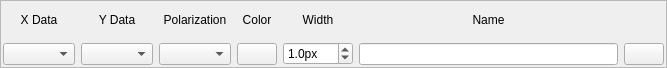
<?xml version="1.0" encoding="UTF-8"?>
<ui version="4.0">
 <class>RectTraceSettings</class>
 <widget class="QWidget" name="RectTraceSettings">
  <property name="geometry">
   <rect>
    <x>0</x>
    <y>0</y>
    <width>667</width>
    <height>68</height>
   </rect>
  </property>
  <property name="windowTitle">
   <string>Form</string>
  </property>
  <layout class="QVBoxLayout" name="verticalLayout_8">
   <property name="leftMargin">
    <number>0</number>
   </property>
   <property name="topMargin">
    <number>0</number>
   </property>
   <property name="rightMargin">
    <number>0</number>
   </property>
   <property name="bottomMargin">
    <number>0</number>
   </property>
   <item>
    <widget class="QFrame" name="frame">
     <property name="frameShape">
      <enum>QFrame::StyledPanel</enum>
     </property>
     <property name="frameShadow">
      <enum>QFrame::Raised</enum>
     </property>
     <layout class="QHBoxLayout" name="horizontalLayout">
      <property name="leftMargin">
       <number>2</number>
      </property>
      <property name="topMargin">
       <number>2</number>
      </property>
      <property name="rightMargin">
       <number>2</number>
      </property>
      <property name="bottomMargin">
       <number>2</number>
      </property>
      <item>
       <layout class="QVBoxLayout" name="verticalLayout">
        <item>
         <widget class="QLabel" name="label">
          <property name="text">
           <string>X Data</string>
          </property>
          <property name="alignment">
           <set>Qt::AlignCenter</set>
          </property>
         </widget>
        </item>
        <item>
         <widget class="QComboBox" name="x_var_cb"/>
        </item>
       </layout>
      </item>
      <item>
       <layout class="QVBoxLayout" name="verticalLayout_2">
        <item>
         <widget class="QLabel" name="label_4">
          <property name="text">
           <string>Y Data</string>
          </property>
          <property name="alignment">
           <set>Qt::AlignCenter</set>
          </property>
         </widget>
        </item>
        <item>
         <widget class="QComboBox" name="y_var_cb"/>
        </item>
       </layout>
      </item>
      <item>
       <layout class="QVBoxLayout" name="verticalLayout_6">
        <item>
         <widget class="QLabel" name="label_6">
          <property name="text">
           <string>Polarization</string>
          </property>
          <property name="alignment">
           <set>Qt::AlignCenter</set>
          </property>
         </widget>
        </item>
        <item>
         <widget class="QComboBox" name="y_var_cb_2"/>
        </item>
       </layout>
      </item>
      <item>
       <layout class="QVBoxLayout" name="verticalLayout_3">
        <item>
         <widget class="QLabel" name="label_2">
          <property name="text">
           <string>Color</string>
          </property>
          <property name="alignment">
           <set>Qt::AlignCenter</set>
          </property>
         </widget>
        </item>
        <item>
         <widget class="ColorButton" name="trace_color_btn">
          <property name="text">
           <string/>
          </property>
         </widget>
        </item>
       </layout>
      </item>
      <item>
       <layout class="QVBoxLayout" name="verticalLayout_4">
        <item>
         <widget class="QLabel" name="label_3">
          <property name="text">
           <string>Width</string>
          </property>
          <property name="alignment">
           <set>Qt::AlignCenter</set>
          </property>
         </widget>
        </item>
        <item>
         <widget class="QDoubleSpinBox" name="trace_width_dsb">
          <property name="suffix">
           <string>px</string>
          </property>
          <property name="decimals">
           <number>1</number>
          </property>
          <property name="value">
           <double>1.000000000000000</double>
          </property>
         </widget>
        </item>
       </layout>
      </item>
      <item>
       <layout class="QVBoxLayout" name="verticalLayout_5">
        <item>
         <widget class="QLabel" name="label_5">
          <property name="text">
           <string>Name</string>
          </property>
          <property name="alignment">
           <set>Qt::AlignCenter</set>
          </property>
         </widget>
        </item>
        <item>
         <widget class="QLineEdit" name="name_le">
          <property name="minimumSize">
           <size>
            <width>150</width>
            <height>0</height>
           </size>
          </property>
         </widget>
        </item>
       </layout>
      </item>
      <item>
       <layout class="QVBoxLayout" name="verticalLayout_7">
        <item>
         <widget class="QLabel" name="label_7">
          <property name="text">
           <string/>
          </property>
         </widget>
        </item>
        <item>
         <widget class="QPushButton" name="remove_trace_btn">
          <property name="sizePolicy">
           <sizepolicy hsizetype="Minimum" vsizetype="Fixed">
            <horstretch>0</horstretch>
            <verstretch>0</verstretch>
           </sizepolicy>
          </property>
          <property name="text">
           <string/>
          </property>
          <property name="flat">
           <bool>false</bool>
          </property>
         </widget>
        </item>
       </layout>
      </item>
     </layout>
    </widget>
   </item>
  </layout>
 </widget>
 <customwidgets>
  <customwidget>
   <class>ColorButton</class>
   <extends>QPushButton</extends>
   <header>..widgets.color_button</header>
  </customwidget>
 </customwidgets>
 <resources/>
 <connections/>
</ui>
